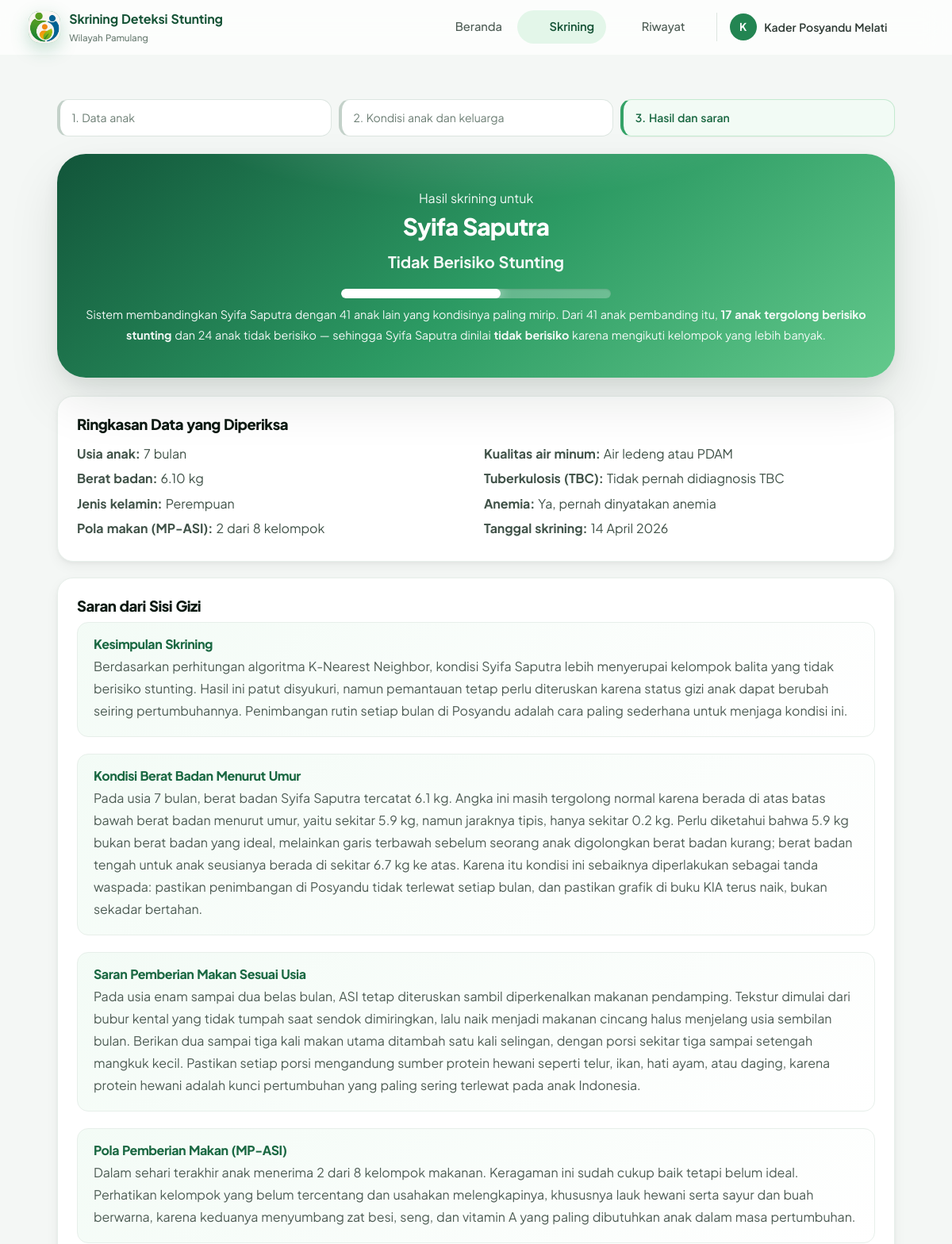
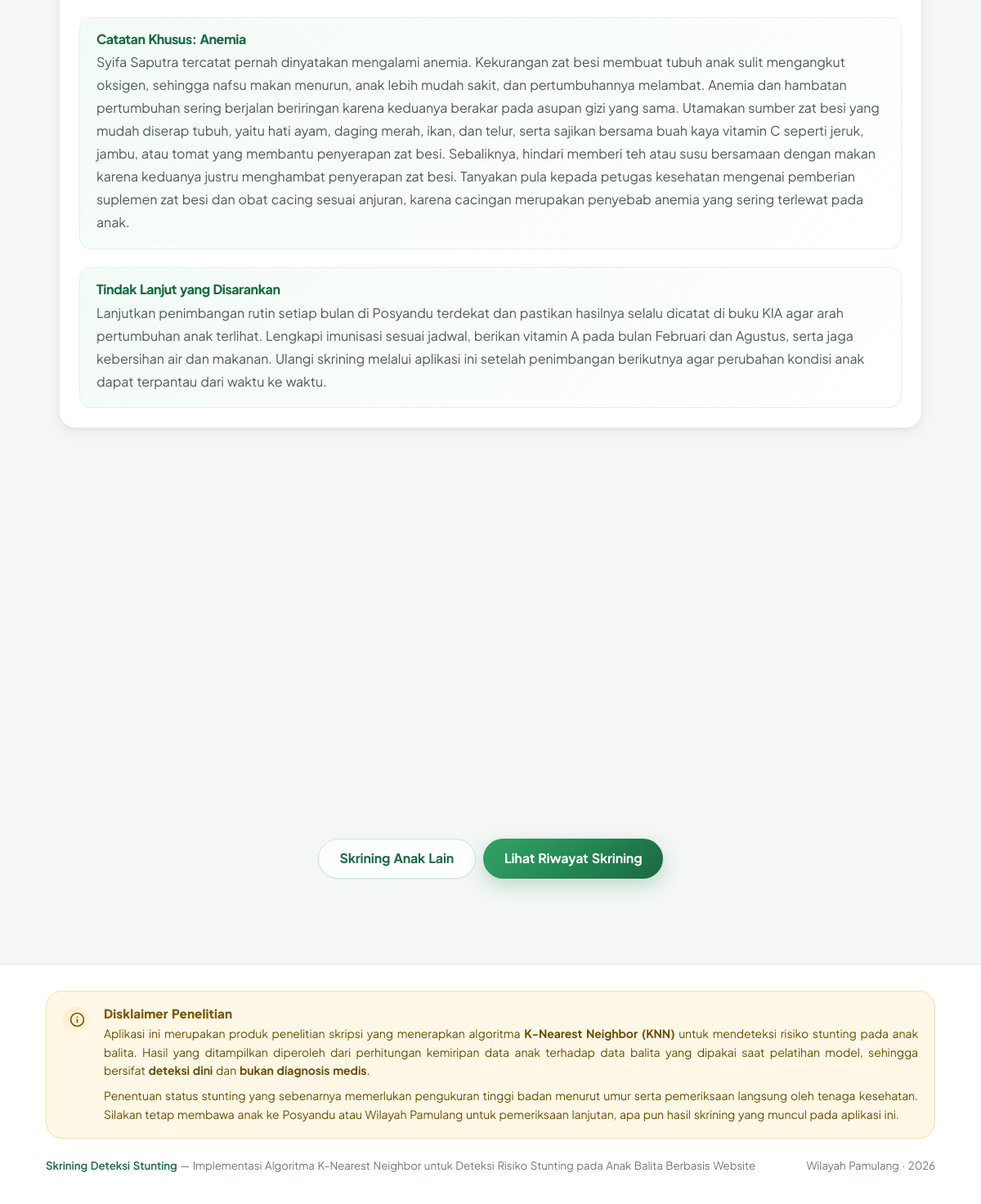
Page /web/user/hasil.php?id=2 (signed in) on the committed database (2 pictures, top to bottom).
### tables this page shows
CREATE TABLE skrining (
    id                INT AUTO_INCREMENT PRIMARY KEY,
    balita_id         INT      NOT NULL,
    pengguna_id       INT      NOT NULL,

     
    p4072_anak        INT      NOT NULL COMMENT 'Umur balita dalam bulan (0-59)',
    p1509             DECIMAL(5,2) NOT NULL COMMENT 'Berat badan balita dalam kg',
    mpasi_diversity   TINYINT  NOT NULL COMMENT 'Pola pemberian makan MP-ASI: jumlah kelompok makanan 0-8',
    p916c             TINYINT  NOT NULL COMMENT 'Anemia: 0=tidak, 1=ya',
    p404_anak         TINYINT  NOT NULL COMMENT 'Jenis kelamin: 0=laki-laki, 1=perempuan',
    p501              TINYINT  NOT NULL COMMENT 'Kualitas air minum, kode nominal: 1,2,4,5',
    p810              TINYINT  NOT NULL COMMENT 'Tuberkulosis, kode nominal: 1,2,3 (3=tidak pernah)',
    detail_makanan    VARCHAR(255) DEFAULT NULL COMMENT 'JSON centang kelompok makanan',

     
    hasil             TINYINT  NOT NULL COMMENT '0=tidak berisiko, 1=berisiko',
    probabilitas      DECIMAL(5,4) NOT NULL COMMENT 'Peluang kelas berisiko',
    tetangga_berisiko TINYINT  DEFAULT NULL COMMENT 'Jumlah dari 41 tetangga terdekat',
    saran             TEXT     DEFAULT NULL,

    tanggal_skrining  DATETIME DEFAULT CURRENT_TIMESTAMP,
    CONSTRAINT fk_skrining_balita FOREIGN KEY (balita_id)
        REFERENCES balita(id) ON DELETE CASCADE ON UPDATE CASCADE,
    CONSTRAINT fk_skrining_pengguna FOREIGN KEY (pengguna_id)
        REFERENCES pengguna(id) ON DELETE CASCADE ON UPDATE CASCADE,
    KEY idx_skrining_hasil (hasil),
    KEY idx_skrining_tanggal (tanggal_skrining)
);

CREATE TABLE balita (
    id            INT AUTO_INCREMENT PRIMARY KEY,
    pengguna_id   INT          NOT NULL,
    nama_balita   VARCHAR(100) NOT NULL,
    nama_ibu      VARCHAR(100) NOT NULL,
    nama_ayah     VARCHAR(100) NOT NULL,
    no_wa         VARCHAR(20)  NOT NULL,
    tanggal_lahir DATE         NOT NULL,
    jenis_kelamin TINYINT      NOT NULL COMMENT '0=laki-laki, 1=perempuan -> dipetakan ke P404_anak',
    kelurahan     VARCHAR(60)  NOT NULL,
    rw            CHAR(3)      NOT NULL,
    rt            CHAR(3)      NOT NULL,
    created_at    TIMESTAMP DEFAULT CURRENT_TIMESTAMP,
    CONSTRAINT fk_balita_pengguna FOREIGN KEY (pengguna_id)
        REFERENCES pengguna(id) ON DELETE CASCADE ON UPDATE CASCADE,
    KEY idx_balita_pengguna (pengguna_id)
);

### web/user/hasil.php (the view, shortened to what the rows shown need)
<?php
require_once __DIR__ . '/../helpers/layout.php';
require_once __DIR__ . '/../helpers/variabel.php';
$idSkrining = (int)($_GET['id'] ?? 0);
$stmt = $pdo->prepare(
    'SELECT s.*, b.nama_balita, b.nama_ibu, b.nama_ayah, b.no_wa, b.tanggal_lahir,
            b.jenis_kelamin, b.kelurahan, b.rw, b.rt
     FROM skrining s JOIN balita b ON b.id = s.balita_id
     WHERE s.id = ? AND s.pengguna_id = ?'
);
$stmt->execute([$idSkrining, $_SESSION['pengguna_id']]);
$data = $stmt->fetch();
$berisiko = (int)$data['hasil'] === 1;
$persen   = round($data['probabilitas'] * 100);
?>
<div class="wadah">
    <div class="panel-hasil <?= $berisiko ? 'risiko' : 'aman' ?>">
        <p>Hasil skrining untuk</p>
        <h1><?= e($data['nama_balita']) ?></h1>
        <p style="font-size:1.25rem;font-weight:700;margin-top:.6rem">
            <?= $berisiko ? 'Berisiko Stunting' : 'Tidak Berisiko Stunting' ?>
        </p>
        <div class="meter"><span style="width:<?= $berisiko ? $persen : 100 - $persen ?>%"></span></div>
        <?php $totalTetangga = 41; $jmlBerisiko = (int)$data['tetangga_berisiko']; $jmlAman = $totalTetangga - $jmlBerisiko; ?>
        <p style="font-size:.9rem">
            Sistem membandingkan <?= e($data['nama_balita']) ?> dengan <?= $totalTetangga ?> anak lain
            yang kondisinya paling mirip. Dari <?= $totalTetangga ?> anak pembanding itu,
            <strong><?= $jmlBerisiko ?> anak tergolong berisiko stunting</strong>
            dan <?= $jmlAman ?> anak tidak berisiko —
            sehingga <?= e($data['nama_balita']) ?> dinilai
            <strong><?= $berisiko ? 'berisiko' : 'tidak berisiko' ?></strong>
            karena mengikuti kelompok yang lebih banyak.
        </p>
    </div>
    <div class="kartu">
        <h2>Ringkasan Data yang Diperiksa</h2>
        <div class="grid-2">
            <div>
                <p style="margin:.2rem 0"><strong>Usia anak:</strong> <?= (int)$data['p4072_anak'] ?> bulan</p>
                <p style="margin:.2rem 0"><strong>Berat badan:</strong> <?= e($data['p1509']) ?> kg</p>
                <p style="margin:.2rem 0"><strong>Jenis kelamin:</strong> <?= teksOpsi('P404_anak', $data['p404_anak']) ?></p>
                <p style="margin:.2rem 0"><strong>Pola makan (MP-ASI):</strong> <?= (int)$data['mpasi_diversity'] ?> dari <?= count(kelompokMakanan()) ?> kelompok</p>
            </div>
            <div>
                <p style="margin:.2rem 0"><strong><?= e(fiturVariabel('P501')['label']) ?>:</strong> <?= teksOpsi('P501', $data['p501']) ?></p>
                <p style="margin:.2rem 0"><strong><?= e(fiturVariabel('P810')['label']) ?>:</strong> <?= teksOpsi('P810', $data['p810']) ?></p>
                <p style="margin:.2rem 0"><strong><?= e(fiturVariabel('P916C')['label']) ?>:</strong> <?= teksOpsi('P916C', $data['p916c']) ?></p>
                <p style="margin:.2rem 0"><strong>Tanggal skrining:</strong> <?= formatTanggal($data['tanggal_skrining']) ?></p>
            </div>
        </div>
    </div>
    <div class="kartu">
        <h2>Saran dari Sisi Gizi</h2>
    </div>
</div>

### rows in the picture
skrining: balita.nama_balita "Syifa Saputra", tetangga_berisiko "17", tetangga_berisiko "24", p4072_anak "7", p1509 "6.10", p404_anak "Perempuan", mpasi_diversity "2", p501 "Air ledeng atau PDAM", p810 "Tidak pernah didiagnosis TBC", p916c "Ya, pernah dinyatakan anemia", tanggal_skrining "14 April 2026"

### other values in the picture
NAMA_APP "Skrining Deteksi Stunting"
NAMA_INSTANSI "Wilayah Pamulang"
$teks "Beranda"
$teks "Skrining"
$teks "Riwayat"
$inisial "K"
$nama "Kader Posyandu Melati"
$totalTetangga "41"
count(kelompokMakanan()) "8"
fiturVariabel('P501')['label'] "Kualitas air minum"
fiturVariabel('P810')['label'] "Tuberkulosis (TBC)"
fiturVariabel('P916C')['label'] "Anemia"
$b['judul'] "Kesimpulan Skrining"
$b['judul'] "Kondisi Berat Badan Menurut Umur"
$b['judul'] "Saran Pemberian Makan Sesuai Usia"
